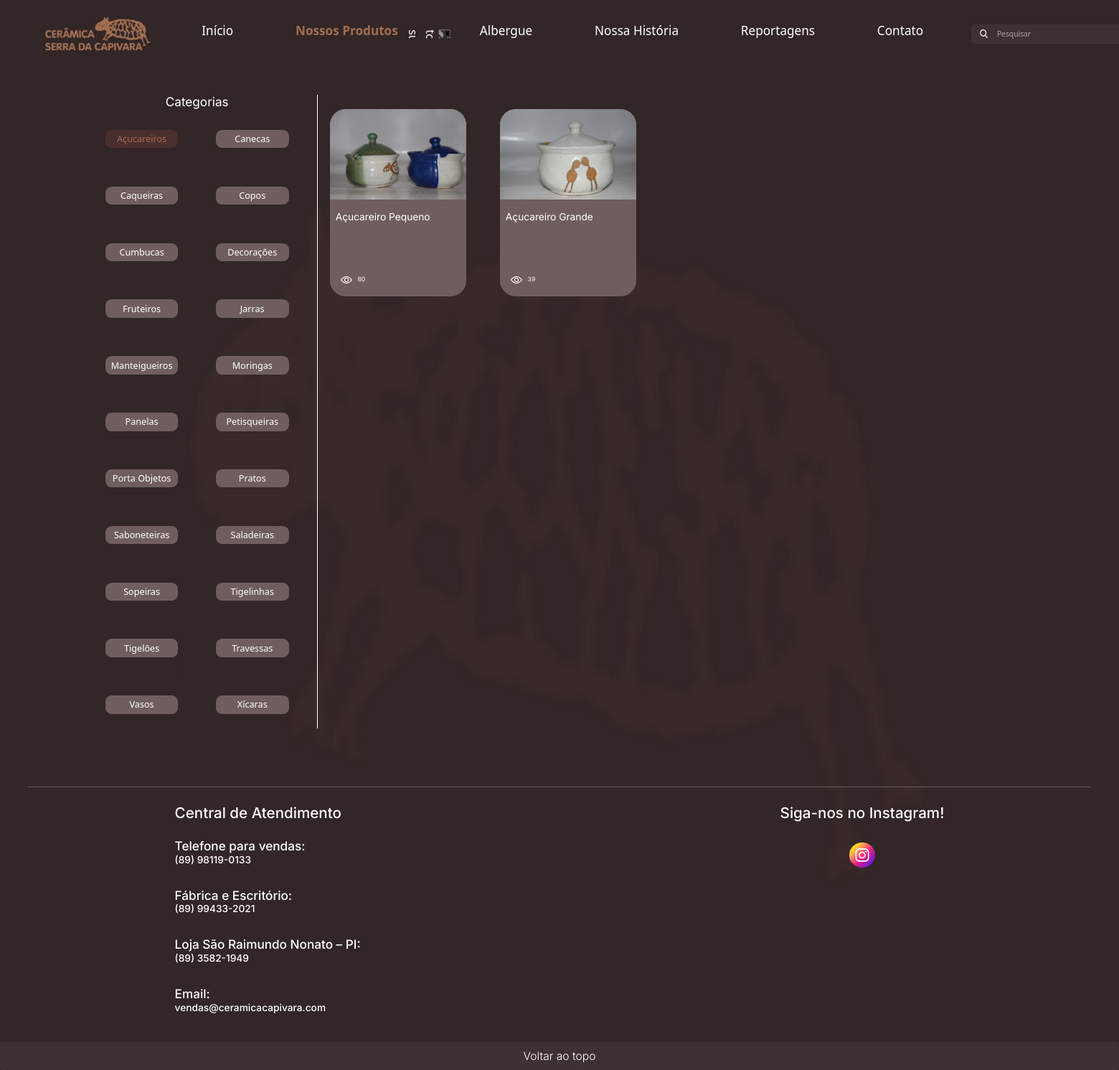
The app's page /produtos/28/, older data.
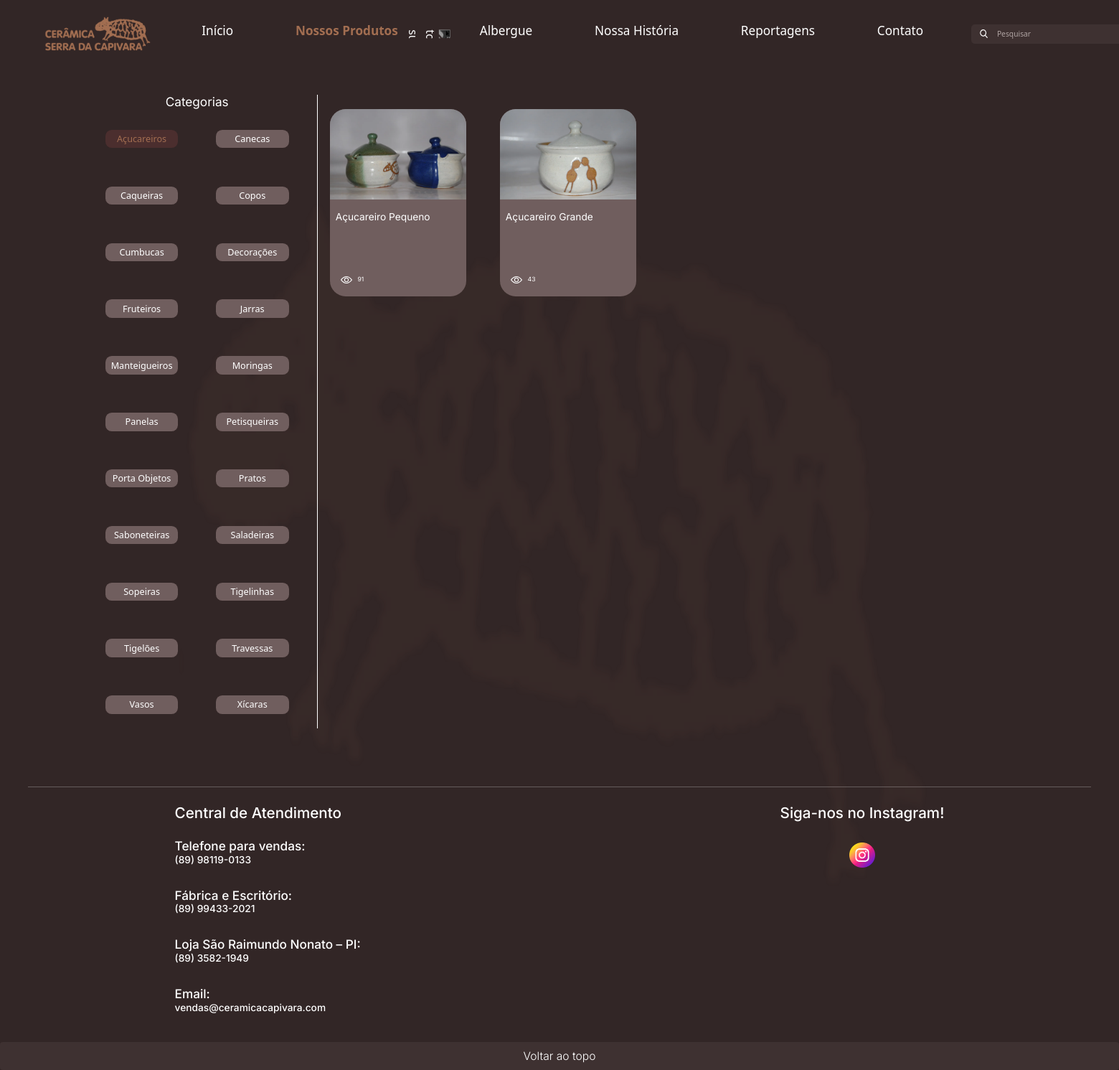
The same page, newer data.
### gestao/models.py (models this page shows, shortened)
class Product(models.Model):
    name = models.CharField(max_length=200, unique=True)
    code = models.CharField(max_length=50, unique=True)
    size = models.CharField(max_length=255)
    category = models.ForeignKey(
        Category,
        on_delete=models.SET_NULL,
        null=True,
        blank = True,
        )
    views = models.PositiveIntegerField(default=0)
    photos = models.JSONField(default=list, blank=False)

### backend/views.py (the view)
# urls.py: path('produtos/<int:category_id>/', views.produtos, name='produtos'),
def produtos(request, category_id=None):
    if category_id is None:
        category_id = Category.objects.first()
        return redirect('produtos', category_id=category_id.id)
    category = get_object_or_404(Category, id=category_id)
    products = Product.objects.filter(category=category).order_by('-views')
    categories = Category.objects.all().order_by('name')
    context = {
        'categories': categories,
        'products': products,
        'category': category,
    }
    return render(request, 'produtos.html', context)

### backend/templates/produtos.html (shortened to what this page needs)
{% extends "base.html" %} {% load static %}
    {% block css %}
    <link
      rel="stylesheet"
      type="text/css"
      href="{% static 'css/galeria.css' %}"
    />
    {% endblock %}
    {% block 'dashboard' %}
    <div class="category-button-container">
      <div>
        <h1 class="category-text-buttons-container s20">Categorias</h1>
        <div class="category-button-container-vertical">
          {% for categoria in categories %} {% if categoria.id == category.id %}
          <a>
            <button class="category-button-disabled" aria-disabled="true">
              {{ categoria.name }}
            </button>
          </a>
          {% else %}
          <a href="{% url 'produtos' category_id=categoria.id %}">
            <button class="category-button">{{ categoria.name }}</button>
          </a>
          {% endif %} {% endfor %}
        </div>
      </div>
      <div class="product-container">
        <div class="product-horizontal">
          {% for product in products %}
          <div class="product-vertical">
            <a
              href="{% url 'produto' category_id=category.id product_id=product.id %}"
            >
              <div class="product-card" data-product-id="{{ product.id }}">
                {% if product.photos %}
                <img
                  src="../../media/{{ product.photos.0 }}"
                  alt="Imagem de {{ product.name }}"
                  class="product-photo-card"
                />
                {% else %}
                <p>Sem Imagens</p>
                {% endif %}
                <h3 class="product-text unselectable s16">
                  {{ product.name }}
                </h3>
                <div class="views-horizontal">
                  <img
                    src="../../media/icon/view.svg"
                    class="view-icon-img unselectable"
                    alt="view icon"
                  />
                  <h7 class="product-views-text unselectable s10"
                    >{{ product.views }}</h7
                  >
                </div>
              </div>
            </a>
          </div>
          {% endfor %}
        </div>
      </div>
    </div>
    <div id="react-footer"></div>
    {% endblock %}

Row changes from the older to the newer data that the page shows:
changed Product "Açucareiro Pequeno": views "80" → "91"
changed Product "Açucareiro Grande": views "39" → "43"
